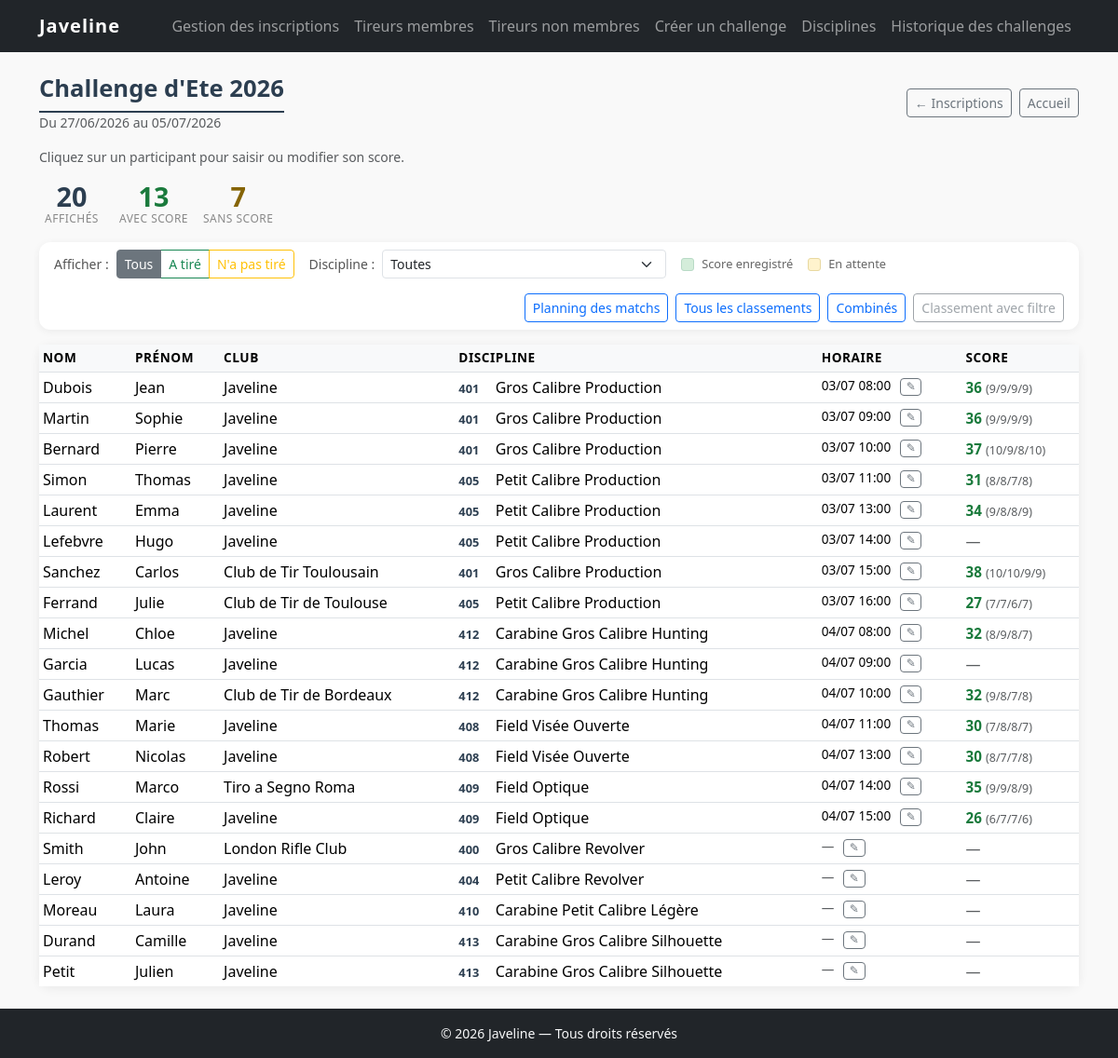
The page /challenges/2/resume on the database its author committed.
### tables this page shows
CREATE TABLE challenges (
    id          INT UNSIGNED                    NOT NULL AUTO_INCREMENT,
    libelle     VARCHAR(200)                    NOT NULL,
    date_debut  DATE                            NOT NULL,
    date_fin    DATE                            NOT NULL,
    statut      ENUM('ouvert', 'archive')       NOT NULL DEFAULT 'ouvert',
    created_at  DATETIME                        NOT NULL DEFAULT CURRENT_TIMESTAMP,
    PRIMARY KEY (id),
    CONSTRAINT chk_dates CHECK (date_fin >= date_debut)
);

CREATE TABLE inscriptions (
    id              INT UNSIGNED                    NOT NULL AUTO_INCREMENT,
    challenge_id    INT UNSIGNED                    NOT NULL,
    tireur_type     ENUM('membre', 'externe')       NOT NULL,
    tireur_id       INT UNSIGNED                    NOT NULL,
    discipline_id   INT UNSIGNED                    NOT NULL,
    created_at      DATETIME                        NOT NULL DEFAULT CURRENT_TIMESTAMP,
    PRIMARY KEY (id),
    UNIQUE KEY uk_inscription (challenge_id, tireur_type, tireur_id, discipline_id),
    CONSTRAINT fk_inscription_challenge  FOREIGN KEY (challenge_id)  REFERENCES challenges  (id) ON DELETE CASCADE,
    CONSTRAINT fk_inscription_discipline FOREIGN KEY (discipline_id) REFERENCES disciplines (id)
);

CREATE TABLE disciplines (
    id          INT UNSIGNED    NOT NULL AUTO_INCREMENT,
    code        SMALLINT        NOT NULL UNIQUE,
    libelle_fr  VARCHAR(100)    NOT NULL,
    libelle_en  VARCHAR(100)    NOT NULL,
    PRIMARY KEY (id)
);

CREATE TABLE matchs (
    id              INT UNSIGNED    NOT NULL AUTO_INCREMENT,
    inscription_id  INT UNSIGNED    NOT NULL,
    date_match      DATE            NOT NULL,
    heure_debut     TIME            NOT NULL,
    heure_fin       TIME            NOT NULL,
    PRIMARY KEY (id),
    UNIQUE KEY uk_match (inscription_id),
    CONSTRAINT fk_match_inscription FOREIGN KEY (inscription_id) REFERENCES inscriptions (id) ON DELETE CASCADE
);

CREATE TABLE scores (
    id          INT UNSIGNED    NOT NULL AUTO_INCREMENT,
    match_id    INT UNSIGNED    NOT NULL,
    poulets     TINYINT         NOT NULL DEFAULT 0 CHECK (poulets  BETWEEN 0 AND 10),
    cochons     TINYINT         NOT NULL DEFAULT 0 CHECK (cochons  BETWEEN 0 AND 10),
    dindons     TINYINT         NOT NULL DEFAULT 0 CHECK (dindons  BETWEEN 0 AND 10),
    mouflons    TINYINT         NOT NULL DEFAULT 0 CHECK (mouflons BETWEEN 0 AND 10),
    PRIMARY KEY (id),
    UNIQUE KEY uk_score_match (match_id),
    CONSTRAINT fk_score_match FOREIGN KEY (match_id) REFERENCES matchs (id) ON DELETE CASCADE
);

### app/views/challenges/resume.php (the view, shortened to what the rows shown need)
<?php
    $debut   = date('d/m/Y', strtotime($challenge['date_debut']));
    $fin     = date('d/m/Y', strtotime($challenge['date_fin']));
    $archive = ($challenge['statut'] === 'archive');
    $nbTotal  = count($participants);
    $nbScores = count(array_filter($participants, fn($p) => $p['score_id'] !== null));
?>
<div class="membres-row">
<div class="page-header mb-3 d-flex align-items-center justify-content-between flex-wrap gap-2">
    <div>
        <h1 class="mb-0"><?= htmlspecialchars($challenge['libelle']) ?></h1>
        <p class="text-muted mb-0 small">
            <?= $debut === $fin ? $debut : 'Du ' . $debut . ' au ' . $fin ?>
        </p>
    </div>
    <div class="d-flex gap-2 flex-wrap">
        <a href="<?= APP_URL ?>/challenges/<?= (int)$challenge['id'] ?>"
           class="btn btn-outline-secondary btn-sm"
           aria-label="Aller à la gestion des inscriptions">
            ← Inscriptions
        </a>
        <a href="<?= APP_URL ?>/"
           class="btn btn-outline-secondary btn-sm"
           aria-label="Retour à l'accueil">
            Accueil
        </a>
    </div>
</div>
<?php if (!$archive): ?>
<p class="text-muted small mb-3">Cliquez sur un participant pour saisir ou modifier son score.</p>
<?php endif; ?>
<div class="resume-compteurs mb-3 d-flex gap-3 flex-wrap">
    <div class="resume-compteur-bloc">
        <span class="resume-compteur-valeur" id="cpt-affiches"><?= $nbTotal ?></span>
        <span class="resume-compteur-label">affichés</span>
    </div>
    <div class="resume-compteur-bloc resume-compteur-score">
        <span class="resume-compteur-valeur" id="cpt-scores"><?= $nbScores ?></span>
        <span class="resume-compteur-label">avec score</span>
    </div>
    <div class="resume-compteur-bloc resume-compteur-attente">
        <span class="resume-compteur-valeur" id="cpt-attente"><?= $nbTotal - $nbScores ?></span>
        <span class="resume-compteur-label">sans score</span>
    </div>
</div>
<div class="card resume-filtres-card mb-3">
    <div class="card-body py-2 d-flex flex-wrap align-items-center gap-3">
        <div class="d-flex align-items-center gap-2">
            <span class="resume-filtre-label">Afficher :</span>
            <div class="btn-group btn-group-sm" role="group" aria-label="Filtrer par statut de tir">
                <label class="btn btn-outline-secondary" for="filtre-tous">Tous</label>
                <label class="btn btn-outline-success"   for="filtre-tires">A tiré</label>
                <label class="btn btn-outline-warning"  for="filtre-attente">N'a pas tiré</label>
            </div>
        </div>
        <div class="d-flex align-items-center gap-2">
            <label for="filtre-discipline" class="resume-filtre-label">Discipline :</label>
            <select class="form-select form-select-sm resume-select-discipline"
                    id="filtre-discipline"
                    aria-label="Filtrer par discipline">
                <option value="">Toutes</option>
            </select>
        </div>
        <div class="d-flex align-items-center gap-2">
            <span class="resume-legende-puce resume-puce-score"></span>
            <span class="resume-legende-texte">Score enregistré</span>
            <span class="resume-legende-puce resume-puce-attente ms-2"></span>
            <span class="resume-legende-texte">En attente</span>
        </div>
        <div class="d-flex align-items-center gap-2 ms-auto">
            <a href="<?= APP_URL ?>/challenges/<?= (int)$challenge['id'] ?>/planning"
               target="_blank"
               class="btn btn-sm btn-outline-primary"
               aria-label="Imprimer le planning des matchs prévus">
                Planning des matchs
            </a>
            <a href="<?= APP_URL ?>/challenges/<?= (int)$challenge['id'] ?>/classements"
               target="_blank"
               class="btn btn-sm btn-outline-primary"
               aria-label="Générer le PDF de tous les classements">
                Tous les classements
            </a>
            <a href="<?= APP_URL ?>/challenges/<?= (int)$challenge['id'] ?>/classements-combines"
               target="_blank"
               class="btn btn-sm btn-outline-primary"
               aria-label="Générer le PDF des classements combinés">
                Combinés
            </a>
            <button type="button"
                    class="btn btn-sm btn-outline-secondary"
                    id="btn-classement-filtre"
                    disabled
                    title="Sélectionnez d'abord une discipline dans le filtre"
                    aria-label="Générer le PDF des classements selon le filtre discipline actif">
                Classement avec filtre
            </button>
        </div>
    </div>
</div>
<div class="card liste-card membres-liste-card">
    <div class="card-body p-0">
        <?php if (empty($participants)): ?>
            <p class="liste-vide-sm">Aucun participant inscrit.</p>
        <?php else: ?>
        <div class="table-responsive">
            <table class="table table-sm table-hover membres-table resume-table mb-0"
                   id="table-resume"
                   aria-label="Participants au challenge">
                <thead>
                    <tr>
                        <th scope="col" class="col-sortable" data-col="0" aria-sort="none">
                            Nom <span class="sort-icone" aria-hidden="true"></span>
                        </th>
                        <th scope="col" class="col-sortable" data-col="1" aria-sort="none">
                            Prénom <span class="sort-icone" aria-hidden="true"></span>
                        </th>
                        <th scope="col" class="col-sortable" data-col="2" aria-sort="none">
                            Club <span class="sort-icone" aria-hidden="true"></span>
                        </th>
                        <th scope="col" class="col-sortable" data-col="3" aria-sort="none">
                            Discipline <span class="sort-icone" aria-hidden="true"></span>
                        </th>
                        <th scope="col" class="col-sortable" data-col="4" aria-sort="none">
                            Horaire <span class="sort-icone" aria-hidden="true"></span>
                        </th>
                        <th scope="col" class="col-sortable" data-col="5" aria-sort="none">
                            Score <span class="sort-icone" aria-hidden="true"></span>
                        </th>
                    </tr>
                </thead>
                <tbody>
                    <?php foreach ($participants as $p):
                        $aScore  = $p['score_id'] !== null;
                        $horaire = '';
                        if ($p['date_match'] && $p['heure_debut']) {
                            $horaire = date('d/m', strtotime($p['date_match']))
                                     . ' ' . substr($p['heure_debut'], 0, 5);
                        }
                        $total   = $aScore ? (int)$p['total'] : '';
                        $detScore = $aScore
                            ? $p['poulets'] . '/' . $p['cochons'] . '/' . $p['dindons'] . '/' . $p['mouflons']
                            : '';
                    ?>
                    <tr class="ligne-participant <?= $aScore ? 'ligne-score' : 'ligne-attente' ?> <?= $archive ? '' : 'ligne-cliquable' ?>"
                        data-inscription-id="<?= (int)$p['inscription_id'] ?>"
                        data-match-id="<?= $p['date_match'] ? (int)($p['score_id'] ?? 0) : '' ?>"
                        data-score="<?= $aScore ? '1' : '0' ?>"
                        data-discipline-code="<?= (int)$p['discipline_code'] ?>"
                        data-discipline-fr="<?= htmlspecialchars($p['discipline_fr']) ?>"
                        data-nom="<?= htmlspecialchars($p['nom']) ?>"
                        data-prenom="<?= htmlspecialchars($p['prenom']) ?>"
                        data-club="<?= htmlspecialchars($p['club'] ?? '') ?>"
                        data-tireur-type="<?= htmlspecialchars($p['tireur_type']) ?>"
                        data-tireur-id="<?= (int)$p['tireur_id'] ?>"
                        data-date-match="<?= htmlspecialchars($p['date_match'] ?? '') ?>"
                        data-heure-debut="<?= htmlspecialchars($p['heure_debut'] ? substr($p['heure_debut'], 0, 5) : '') ?>"
                        data-heure-fin="<?= htmlspecialchars($p['heure_fin'] ? substr($p['heure_fin'], 0, 5) : '') ?>"
                        data-poulets="<?= $aScore ? (int)$p['poulets'] : '' ?>"
                        data-cochons="<?= $aScore ? (int)$p['cochons'] : '' ?>"
                        data-dindons="<?= $aScore ? (int)$p['dindons'] : '' ?>"
                        data-mouflons="<?= $aScore ? (int)$p['mouflons'] : '' ?>"
                        <?= $archive ? '' : 'role="button" tabindex="0"' ?>
                        aria-label="<?= htmlspecialchars($p['nom'] . ' ' . $p['prenom']) ?> — <?= htmlspecialchars($p['discipline_fr']) ?>">
                        <td><?= htmlspecialchars($p['nom']) ?></td>
                        <td><?= htmlspecialchars($p['prenom']) ?></td>
                        <td><?= $p['tireur_type'] === 'membre' ? 'Javeline' : ($p['club'] ? htmlspecialchars($p['club']) : '<span class="text-muted">—</span>') ?></td>
                        <td>
                            <span class="discipline-code"><?= (int)$p['discipline_code'] ?></span>
                            <?= htmlspecialchars($p['discipline_fr']) ?>
                        </td>
                        <td class="resume-col-horaire">
                            <span class="resume-horaire-texte"><?= htmlspecialchars($horaire) ?: '<span class="text-muted">—</span>' ?></span>
                            <?php if (!$archive): ?>
                            <button type="button"
                                    class="btn btn-sm btn-outline-secondary btn-modifier-horaire"
                                    aria-label="Modifier l'horaire de <?= htmlspecialchars($p['nom'] . ' ' . $p['prenom']) ?>">
                                ✎
                            </button>
                            <?php endif; ?>
                        </td>
                        <td class="resume-col-score">
                            <?php if ($aScore): ?>
                                <span class="resume-total fw-bold"><?= $total ?></span>
                                <span class="resume-detail text-muted">(<?= $detScore ?>)</span>
                            <?php else: ?>
                                <span class="text-muted">—</span>
                            <?php endif; ?>
                        </td>
                    </tr>
                    <?php endforeach; ?>
                </tbody>
            </table>
        </div>
        <?php endif; ?>
    </div>
</div>
</div>

### core/Router.php (shortened to what the rows shown need)
<?php
class Router
{
    private array $routes = [];
    public function get(string $chemin, string $controleur, string $methode): void
    {
        $this->routes['GET'][$chemin] = [$controleur, $methode];
    }
    public function post(string $chemin, string $controleur, string $methode): void
    {
        $this->routes['POST'][$chemin] = [$controleur, $methode];
    }
    public function dispatch(): void
    {
        $methodeHttp = $_SERVER['REQUEST_METHOD'] ?? 'GET';
        $uri         = parse_url($_SERVER['REQUEST_URI'], PHP_URL_PATH);
        $base = parse_url(APP_URL, PHP_URL_PATH);
        if ($base && str_starts_with($uri, $base)) {
            $uri = substr($uri, strlen($base));
        }
        $uri = '/' . ltrim($uri, '/');
        foreach ($this->routes[$methodeHttp] ?? [] as $patron => $cible) {
            $regex = preg_replace('/:([a-z_]+)/', '([^/]+)', $patron);
            if (preg_match('#^' . $regex . '$#', $uri, $matches)) {
                array_shift($matches);
                [$controleur, $action] = $cible;
                $this->appeler($controleur, $action, $matches);
                return;
            }
        }
        require APP_ROOT . '/app/views/layouts/main.php';
    }
    private function appeler(string $controleur, string $action, array $params = []): void
    {
        $instance = new $controleur();
        call_user_func_array([$instance, $action], $params);
    }
}

### rows shown on the page
challenges: libelle "Challenge d'Ete 2026", date_debut "27/06/2026", date_fin "05/07/2026"
inscriptions: nom "Dubois", prenom "Jean", tireur_type "Javeline", discipline.code "401", discipline.libelle_fr "Gros Calibre Production", matchs.date_match+heure_debut "03/07 08:00", total "36", scores.id+poulets+cochons "9/9/9/9"
inscriptions: nom "Martin", prenom "Sophie", tireur_type "Javeline", discipline.code "401", discipline.libelle_fr "Gros Calibre Production", matchs.date_match+heure_debut "03/07 09:00", total "36", scores.id+poulets+cochons "9/9/9/9"
inscriptions: nom "Bernard", prenom "Pierre", tireur_type "Javeline", discipline.code "401", discipline.libelle_fr "Gros Calibre Production", matchs.date_match+heure_debut "03/07 10:00", total "37", scores.id+poulets+cochons "10/9/8/10"
inscriptions: nom "Simon", prenom "Thomas", tireur_type "Javeline", discipline.code "405", discipline.libelle_fr "Petit Calibre Production", matchs.date_match+heure_debut "03/07 11:00", total "31", scores.id+poulets+cochons "8/8/7/8"
inscriptions: nom "Laurent", prenom "Emma", tireur_type "Javeline", discipline.code "405", discipline.libelle_fr "Petit Calibre Production", matchs.date_match+heure_debut "03/07 13:00", total "34", scores.id+poulets+cochons "9/8/8/9"
inscriptions: nom "Lefebvre", prenom "Hugo", tireur_type "Javeline", discipline.code "405", discipline.libelle_fr "Petit Calibre Production", matchs.date_match+heure_debut "03/07 14:00"
inscriptions: nom "Sanchez", prenom "Carlos", club "Club de Tir Toulousain", discipline.code "401", discipline.libelle_fr "Gros Calibre Production", matchs.date_match+heure_debut "03/07 15:00", total "38", scores.id+poulets+cochons "10/10/9/9"
inscriptions: nom "Ferrand", prenom "Julie", club "Club de Tir de Toulouse", discipline.code "405", discipline.libelle_fr "Petit Calibre Production", matchs.date_match+heure_debut "03/07 16:00", total "27", scores.id+poulets+cochons "7/7/6/7"
inscriptions: nom "Michel", prenom "Chloe", tireur_type "Javeline", discipline.code "412", discipline.libelle_fr "Carabine Gros Calibre Hunting", matchs.date_match+heure_debut "04/07 08:00", total "32", scores.id+poulets+cochons "8/9/8/7"
inscriptions: nom "Garcia", prenom "Lucas", tireur_type "Javeline", discipline.code "412", discipline.libelle_fr "Carabine Gros Calibre Hunting", matchs.date_match+heure_debut "04/07 09:00"
inscriptions: nom "Gauthier", prenom "Marc", club "Club de Tir de Bordeaux", discipline.code "412", discipline.libelle_fr "Carabine Gros Calibre Hunting", matchs.date_match+heure_debut "04/07 10:00", total "32", scores.id+poulets+cochons "9/8/7/8"
inscriptions: nom "Thomas", prenom "Marie", tireur_type "Javeline", discipline.code "408", discipline.libelle_fr "Field Visée Ouverte", matchs.date_match+heure_debut "04/07 11:00", total "30", scores.id+poulets+cochons "7/8/8/7"
inscriptions: nom "Robert", prenom "Nicolas", tireur_type "Javeline", discipline.code "408", discipline.libelle_fr "Field Visée Ouverte", matchs.date_match+heure_debut "04/07 13:00", total "30", scores.id+poulets+cochons "8/7/7/8"
inscriptions: nom "Rossi", prenom "Marco", club "Tiro a Segno Roma", discipline.code "409", discipline.libelle_fr "Field Optique", matchs.date_match+heure_debut "04/07 14:00", total "35", scores.id+poulets+cochons "9/9/8/9"
inscriptions: nom "Richard", prenom "Claire", tireur_type "Javeline", discipline.code "409", discipline.libelle_fr "Field Optique", matchs.date_match+heure_debut "04/07 15:00", total "26", scores.id+poulets+cochons "6/7/7/6"
inscriptions: nom "Smith", prenom "John", club "London Rifle Club", discipline.code "400", discipline.libelle_fr "Gros Calibre Revolver", horaire "—"
inscriptions: nom "Leroy", prenom "Antoine", tireur_type "Javeline", discipline.code "404", discipline.libelle_fr "Petit Calibre Revolver", horaire "—"
inscriptions: nom "Moreau", prenom "Laura", tireur_type "Javeline", discipline.code "410", discipline.libelle_fr "Carabine Petit Calibre Légère", horaire "—"
inscriptions: nom "Durand", prenom "Camille", tireur_type "Javeline", discipline.code "413", discipline.libelle_fr "Carabine Gros Calibre Silhouette", horaire "—"
inscriptions: nom "Petit", prenom "Julien", tireur_type "Javeline", discipline.code "413", discipline.libelle_fr "Carabine Gros Calibre Silhouette", horaire "—"

### other values the page prints
$nbTotal "20"
$nbScores "13"
$nbTotal - $nbScores "7"
